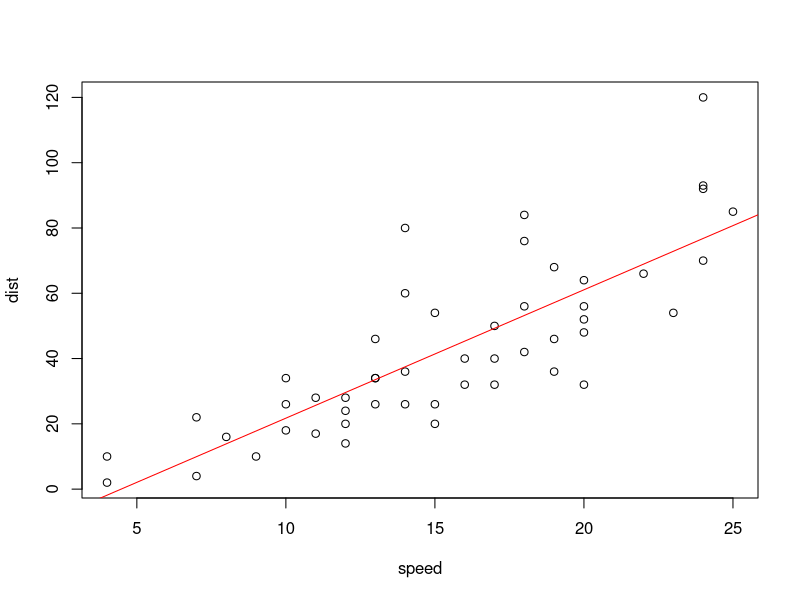
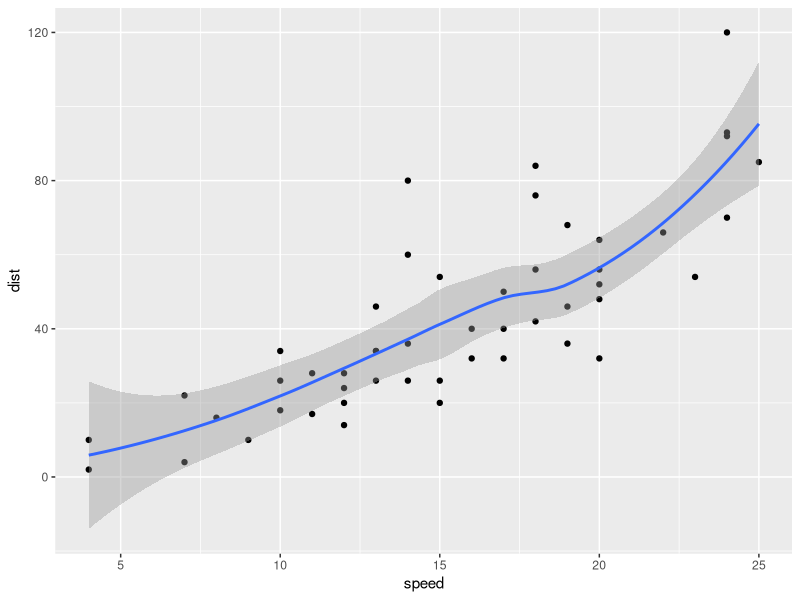

Write R code to recreate these figures, in order.
## ---- chunk 1
plot(cars)
abline(lm(dist ~ speed, data = cars), col = "red")
## ---- chunk 2
library(ggplot2)
g <- ggplot(cars, aes(speed, dist))
g + geom_point() +
	geom_smooth()
